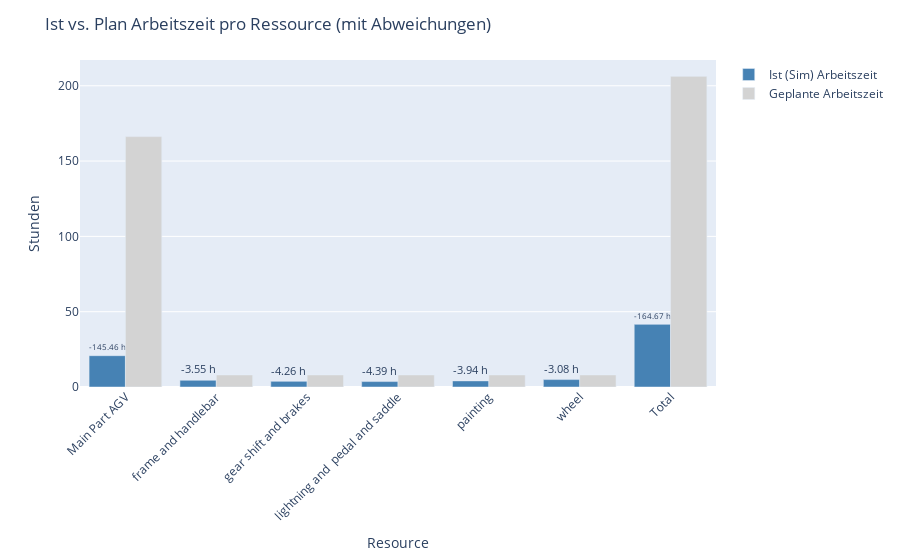

The code cell stored with this chart in its notebook:
### Code cell
# Overall KPIs
get_order_finished(state_model)  # share of orders finished
get_delivery_reliability(state_model)  # delivery reliability
get_order_lead_time(state_model)  # order lead time
actual_resources_working_hours, planned_resources_working_hours = (
    get_schedule_time_equivalent(schedule=schedule,
                                 aggregated=["Main Part AGV"]))  # capacity utilization

### Figure 1 — Plotly figure (JSON) as saved in the notebook; plotly's stock layout.template omitted (floating-point values rounded to 4 significant figures)
{"data": [{"alignmentgroup": "True", "hovertemplate": "=Ist (Sim) Arbeitszeit<br>Resource=%{x}<br>Stunden=%{y}<extra></extra>", "legendgroup": "Ist (Sim) Arbeitszeit", "marker": {"color": "steelblue", "pattern": {"shape": ""}}, "name": "Ist (Sim) Arbeitszeit", "offsetgroup": "Ist (Sim) Arbeitszeit", "orientation": "v", "showlegend": true, "textposition": "outside", "x": ["Main Part AGV", "frame and handlebar", "gear shift and brakes", "lightning and  pedal and saddle", "painting", "wheel", "Total"], "xaxis": "x", "y": [20.79, 4.453, 3.743, 3.608, 4.06, 4.922, 41.58], "yaxis": "y", "type": "bar", "text": ["-145.46 h", "-3.55 h", "-4.26 h", "-4.39 h", "-3.94 h", "-3.08 h", "-164.67 h"]}, {"alignmentgroup": "True", "hovertemplate": "=Geplante Arbeitszeit<br>Resource=%{x}<br>Stunden=%{y}<extra></extra>", "legendgroup": "Geplante Arbeitszeit", "marker": {"color": "lightgray", "pattern": {"shape": ""}}, "name": "Geplante Arbeitszeit", "offsetgroup": "Geplante Arbeitszeit", "orientation": "v", "showlegend": true, "textposition": "auto", "x": ["Main Part AGV", "frame and handlebar", "gear shift and brakes", "lightning and  pedal and saddle", "painting", "wheel", "Total"], "xaxis": "x", "y": [166.2, 8.0, 8.0, 8.0, 8.0, 8.0, 206.2], "yaxis": "y", "type": "bar"}], "layout": {"xaxis": {"anchor": "y", "domain": [0.0, 1.0], "title": {"text": "Resource"}, "tickangle": -45}, "yaxis": {"anchor": "x", "domain": [0.0, 1.0], "title": {"text": "Stunden"}}, "legend": {"title": {"text": ""}, "tracegroupgap": 0}, "margin": {"t": 60}, "barmode": "group", "title": {"text": "Ist vs. Plan Arbeitszeit pro Ressource (mit Abweichungen)"}}}
